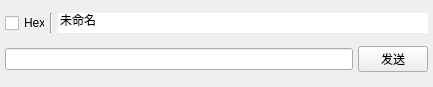
<?xml version="1.0" encoding="UTF-8"?>
<ui version="4.0">
 <class>CustomItem</class>
 <widget class="QWidget" name="CustomItem">
  <property name="geometry">
   <rect>
    <x>0</x>
    <y>0</y>
    <width>433</width>
    <height>87</height>
   </rect>
  </property>
  <property name="windowTitle">
   <string>Form</string>
  </property>
  <layout class="QGridLayout" name="gridLayout" columnstretch="0,0,0,0">
   <property name="leftMargin">
    <number>5</number>
   </property>
   <property name="topMargin">
    <number>5</number>
   </property>
   <property name="rightMargin">
    <number>5</number>
   </property>
   <property name="bottomMargin">
    <number>5</number>
   </property>
   <property name="spacing">
    <number>5</number>
   </property>
   <item row="1" column="3">
    <widget class="QPushButton" name="btn_Send">
     <property name="maximumSize">
      <size>
       <width>70</width>
       <height>16777215</height>
      </size>
     </property>
     <property name="text">
      <string>发送</string>
     </property>
    </widget>
   </item>
   <item row="0" column="0">
    <widget class="QCheckBox" name="checkBox_Hex">
     <property name="maximumSize">
      <size>
       <width>40</width>
       <height>16777215</height>
      </size>
     </property>
     <property name="text">
      <string>Hex</string>
     </property>
    </widget>
   </item>
   <item row="1" column="0" colspan="3">
    <widget class="QLineEdit" name="lineEdit_Data"/>
   </item>
   <item row="0" column="1">
    <widget class="Line" name="line">
     <property name="orientation">
      <enum>Qt::Orientation::Vertical</enum>
     </property>
    </widget>
   </item>
   <item row="0" column="2" colspan="2">
    <widget class="QLineEdit" name="lineEdit_Comment">
     <property name="text">
      <string>未命名</string>
     </property>
     <property name="frame">
      <bool>false</bool>
     </property>
    </widget>
   </item>
  </layout>
 </widget>
 <resources/>
 <connections/>
</ui>
